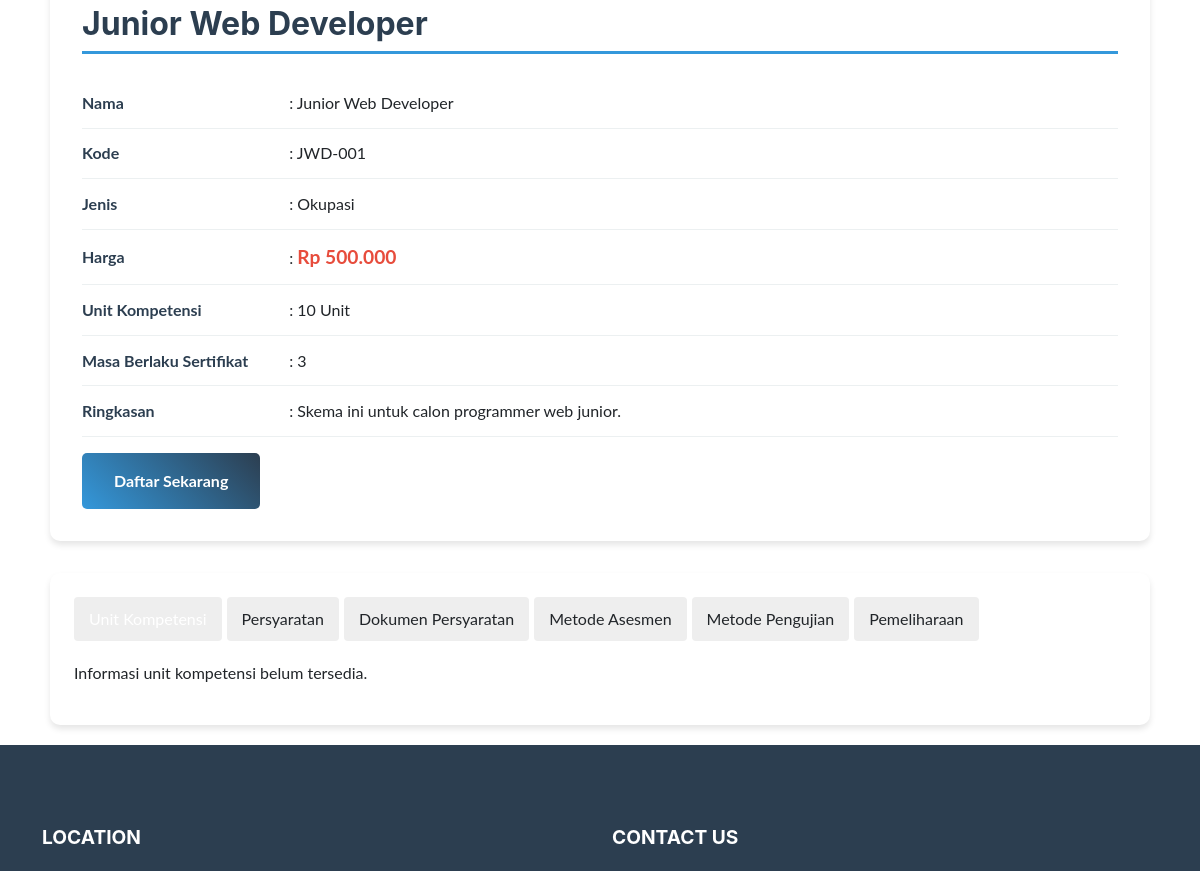
/skema.php?id=1 (middle part), run on an earlier commit of the app's database.
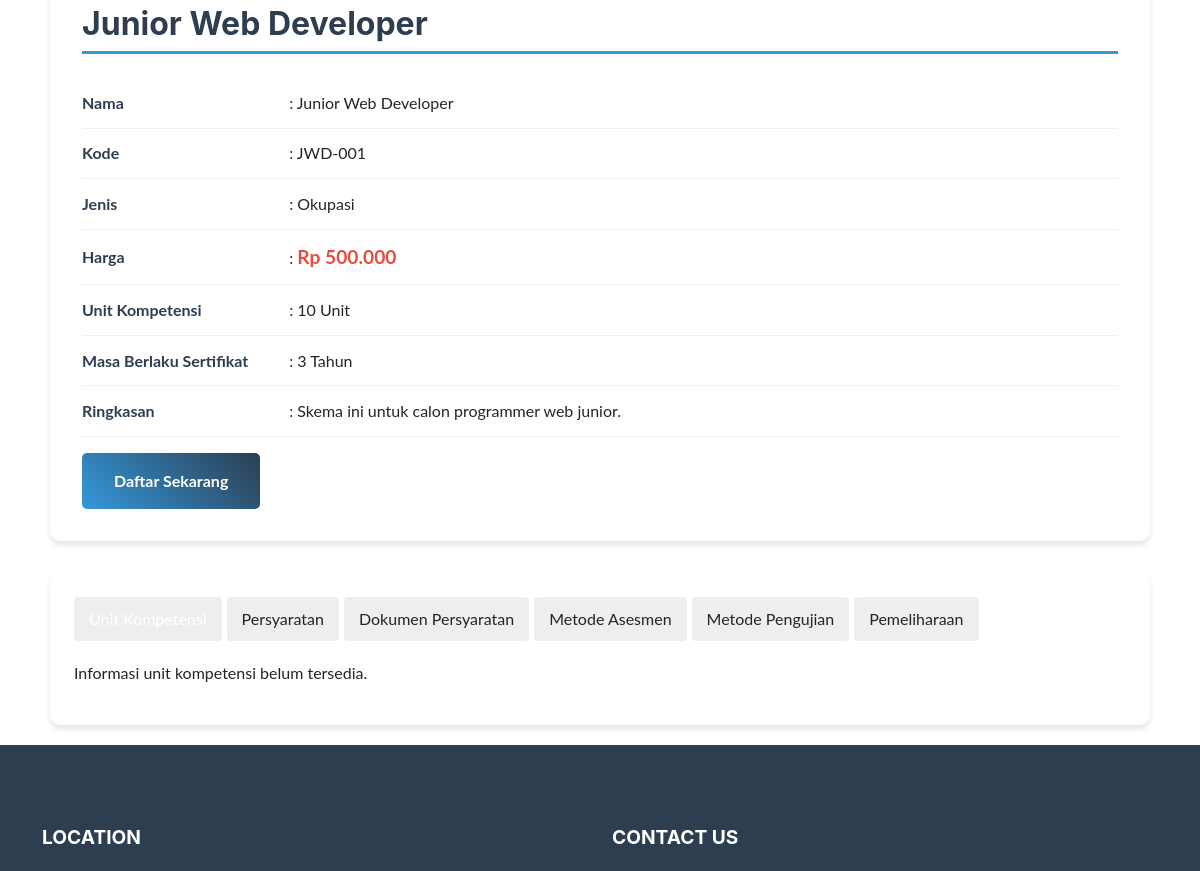
And on a later commit of the database.
### tables this page shows
CREATE TABLE `skema` (
  `id` int(11) NOT NULL AUTO_INCREMENT,
  `nama` varchar(255) NOT NULL,
  `kode` varchar(50) NOT NULL,
  `jenis` varchar(100) NOT NULL,
  `harga` decimal(10,2) NOT NULL,
  `unit_kompetensi` int(11) NOT NULL,
  `masa_berlaku` varchar(255) NOT NULL DEFAULT '3 Tahun',
  `ringkasan` text DEFAULT NULL,
  `gambar` varchar(255) DEFAULT NULL,
  `created_at` timestamp NOT NULL DEFAULT current_timestamp(),
  `updated_at` timestamp NOT NULL DEFAULT current_timestamp() ON UPDATE current_timestamp(),
  PRIMARY KEY (`id`),
  UNIQUE KEY `kode` (`kode`)
);

### skema_functions.php (called while the page is built, shortened)
<?php
class SkemaManager {
    private $db;
    public function __construct(PDO $pdo) {
        $this->db = $pdo;
    }
    public function getSkemaById($id) {
        try {
            $stmt = $this->db->prepare("SELECT * FROM skema WHERE id = ?");
            $stmt->execute([$id]);
            return $stmt->fetch(PDO::FETCH_ASSOC);
        } catch (PDOException $e) {
            error_log("Error getting skema by ID: " . $e->getMessage());
            return null;
        }
    }
}
?>

### skema.php (the view, shortened to what this page needs)
<?php
require_once 'skema_functions.php';
$skemaManager = new SkemaManager($conn);
$skema_id = isset($_GET['id']) ? (int)$_GET['id'] : 0;
$skema = $skemaManager->getSkemaById($skema_id);
$unit_kompetensi = $skemaManager->getUnitKompetensiBySkemaId($skema_id);
?>
<!DOCTYPE html>
<html lang="id">
<head>
    <link rel="stylesheet" href="css/styles.css" />
</head>
<body>
    <div class="container" style="margin-top: 120px; padding: 20px;">
        <section class="skema-section">
            <h2 class="skema-title"><?php echo htmlspecialchars($skema['nama']); ?></h2>
            <table class="skema-info-table">
                <tr>
                    <td>Nama</td>
                    <td>: <?php echo htmlspecialchars($skema['nama']); ?></td>
                </tr>
                <tr>
                    <td>Kode</td>
                    <td>: <?php echo htmlspecialchars($skema['kode']); ?></td>
                </tr>
                <tr>
                    <td>Jenis</td>
                    <td>: <?php echo htmlspecialchars($skema['jenis']); ?></td>
                </tr>
                <tr>
                    <td>Harga</td>
                    <td>: <span class="price">Rp <?php echo number_format($skema['harga'], 0, ',', '.'); ?></span></td>
                </tr>
                <tr>
                    <td>Unit Kompetensi</td>
                    <td>: <?php echo $skema['unit_kompetensi']; ?> Unit</td>
                </tr>
                <tr>
                    <td>Masa Berlaku Sertifikat</td>
                    <td>: <?php echo htmlspecialchars($skema['masa_berlaku']); ?></td>
                </tr>
                <tr style="vertical-align: top;">
                    <td>Ringkasan</td>
                    <td>: <?php echo nl2br(htmlspecialchars($skema['ringkasan'])); ?></td>
                </tr>
            </table>
            <a href="https://sertifikasi.lspdks.co.id"target="_blank" class="register-button">Daftar Sekarang</a>
        </section>
        <section class="tab-section">
            <div class="tab-scroll" style="display: flex; gap: 10px; overflow-x: auto;">
                <div class="tabs" style="display: flex; gap: 5px;">
                    <div class="tab tab-active" onclick="showTab(event, 'unit')">Unit Kompetensi</div>
                    <div class="tab" onclick="showTab(event, 'persyaratan')">Persyaratan</div>
                    <div class="tab" onclick="showTab(event, 'dokumen')">Dokumen Persyaratan</div>
                    <div class="tab" onclick="showTab(event, 'asesmen')">Metode Asesmen</div>
                    <div class="tab" onclick="showTab(event, 'metode_pengujian')">Metode Pengujian</div>
                    <div class="tab" onclick="showTab(event, 'pemeliharaan')">Pemeliharaan</div>
                </div>
            </div>
            <div style="margin-top: 20px;">
                <div class="tab-content-box active" id="tab-unit">
                    <?php if (!empty($unit_kompetensi)): ?>
                        <table class="unit-table">
                            <thead>
                                <tr>
                                    <th>No</th>
                                    <th>Kode Unit</th>
                                    <th>Judul Unit</th>
                                    <th>Standar Kompetensi</th>
                                </tr>
                            </thead>
                            <tbody>
                                <?php foreach ($unit_kompetensi as $index => $unit): ?>
                                <tr>
                                    <td><?php echo $index + 1; ?></td>
                                    <td><?php echo htmlspecialchars($unit['kode_unit']); ?></td>
                                    <td><?php echo htmlspecialchars($unit['judul_unit']); ?></td>
                                    <td><?php echo htmlspecialchars($unit['standar_kompetensi'] ?? '-'); ?></td>
                                </tr>
                                <?php endforeach; ?>
                            </tbody>
                        </table>
                    <?php else: ?>
                        <p>Informasi unit kompetensi belum tersedia.</p>
                    <?php endif; ?>
                </div>
            </div>
        </section>
    </div>
<?php include 'includes/footer.php'; ?>

### includes/footer.php (shortened to what this page needs)
<footer class="footer">
    <div class="container">
        <div class="row">
            <div class="col-lg-6 footer-col">
                <h4 class="text-uppercase mb-4">Location</h4>
            </div>
            <div class="col-lg-6 footer-col">
                <h4 class="text-uppercase mb-4">Contact Us</h4>
            </div>
        </div>
    </div>
</footer>
</body>
</html>

### skema.php (style rules this page uses)
.tab-active { background-color: #007BFF; color: white; }
.tab-content-box { display: none; }
.tab-content-box.active { display: block; }
.tab { padding: 10px 15px; background: #eee; border-radius: 4px; cursor: pointer; white-space: nowrap; }
.skema-section { background: white; border-radius: 10px; box-shadow: 0 4px 6px rgba(0,0,0,0.1); padding: 2rem; margin-bottom: 2rem; }
.skema-title { color: #2c3e50; margin-bottom: 1.5rem; border-bottom: 3px solid #3498db; padding-bottom: 0.5rem; }
.skema-info-table { width: 100%; border-collapse: collapse; }
.skema-info-table td { padding: 0.8rem 0; border-bottom: 1px solid #ecf0f1; }
.skema-info-table td:first-child { font-weight: bold; width: 20%; color: #2c3e50; }
.price { color: #e74c3c; font-size: 1.2rem; font-weight: bold; }
.tab-section { background: white; border-radius: 10px; box-shadow: 0 4px 6px rgba(0,0,0,0.1); padding: 1.5rem; }
.register-button { display: inline-block; padding: 1rem 2rem; background: linear-gradient(45deg, #3498db, #2c3e50); color: white; text-decoration: none; border-radius: 5px; margin-top: 1rem; font-weight: bold; transition: all 0.3s; }

What changed in the data, as far as the page shows it:
changed skema "Junior Web Developer": masa_berlaku "3" → "3 Tahun"
